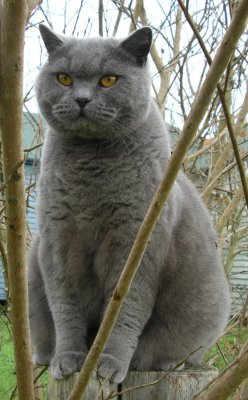
#> input picture image/cat.jpg, 248 x 400 px
$ python Matplot.py   (older library calls are emulated)
#> lines starting #> are read from the running program, lines starting #| are printed output that depends on the picture
import numpy as np
import matplotlib.pyplot as plt
from scipy.misc import imread, imsave, imresize

def main():
    # Compute the x and y coordinates for points on sine and cosine curves
    x = np.arange(0, 3 * np.pi, 0.1)
    y_sin = np.sin(x)
    y_cos = np.cos(x)

    # Set up a subplot grid that has height 2 and width 1,
    # and set the first such subplot as active.
    plt.subplot(2, 1, 1)

    # Make the first plot
    plt.plot(x, y_sin)
    plt.title('Sin')

    # Set the second subplot as active, and make the second plot.
    plt.subplot(2, 1, 2)
    plt.plot(x, y_cos)
    plt.title('Cos')

    #Pic
    img = imread('cat.jpg')
#> img is the input picture: shape (400, 248, 3); mean R, G, B 117.6, 116.7, 103.4
    img_tinted = img * [1, 0.55, 0.9]
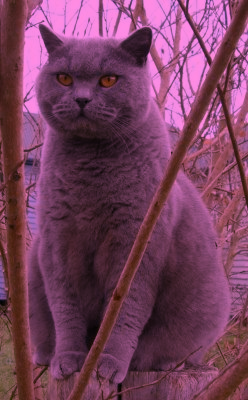
#> img_tinted: shape (400, 248, 3) float64; mean R, G, B 117.6, 64.2, 93.1
    plt.subplot(2, 2, 1)
    plt.imshow(img)
    plt.subplot(2, 2, 2)
    # A slight gotcha with imshow is that it might give strange results
    # if presented with data that is not uint8. To work around this, we
    # explicitly cast the image to uint8 before displaying it.
    plt.imshow(np.uint8(img_tinted))

    # Show the figure.
    plt.show()
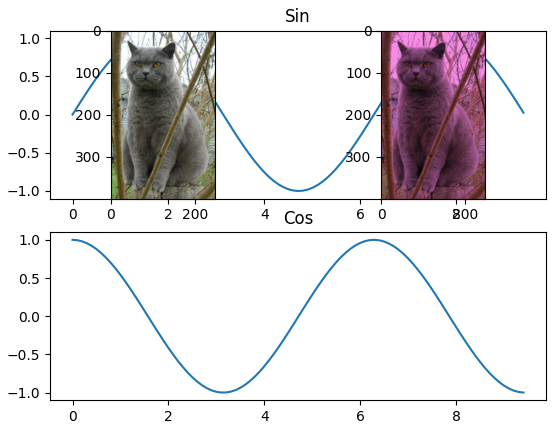
#> figure drawn by matplotlib, 4 panels; panel 1: curve peaks at x = 1.6, y = 1; panel 2: curve peaks at x = 0, y = 1


if __name__ == "__main__":
    main()
